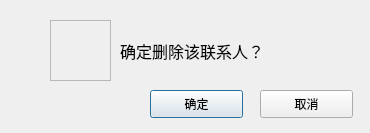
<?xml version="1.0" encoding="UTF-8"?>
<ui version="4.0">
 <class>Deletedlg</class>
 <widget class="QDialog" name="Deletedlg">
  <property name="geometry">
   <rect>
    <x>0</x>
    <y>0</y>
    <width>370</width>
    <height>133</height>
   </rect>
  </property>
  <property name="windowTitle">
   <string>删除联系人</string>
  </property>
  <property name="windowIcon">
   <iconset resource="resource.qrc">
    <normaloff>:/image/Resources/Images/131Y015163P-15291.png</normaloff>:/image/Resources/Images/131Y015163P-15291.png</iconset>
  </property>
  <widget class="QPushButton" name="dapply">
   <property name="geometry">
    <rect>
     <x>150</x>
     <y>90</y>
     <width>93</width>
     <height>28</height>
    </rect>
   </property>
   <property name="text">
    <string>确定</string>
   </property>
  </widget>
  <widget class="QPushButton" name="cancel">
   <property name="geometry">
    <rect>
     <x>260</x>
     <y>90</y>
     <width>93</width>
     <height>28</height>
    </rect>
   </property>
   <property name="text">
    <string>取消</string>
   </property>
  </widget>
  <widget class="QLabel" name="label">
   <property name="geometry">
    <rect>
     <x>120</x>
     <y>30</y>
     <width>181</width>
     <height>41</height>
    </rect>
   </property>
   <property name="font">
    <font>
     <family>微软雅黑</family>
     <pointsize>12</pointsize>
    </font>
   </property>
   <property name="text">
    <string>确定删除该联系人？</string>
   </property>
  </widget>
  <widget class="QFrame" name="frame">
   <property name="geometry">
    <rect>
     <x>50</x>
     <y>20</y>
     <width>61</width>
     <height>61</height>
    </rect>
   </property>
   <property name="styleSheet">
    <string notr="true">border-image: url(:/image/Resources/Images/131Y015163P-15291.png);</string>
   </property>
   <property name="frameShape">
    <enum>QFrame::StyledPanel</enum>
   </property>
   <property name="frameShadow">
    <enum>QFrame::Raised</enum>
   </property>
  </widget>
 </widget>
 <resources>
  <include location="resource.qrc"/>
 </resources>
 <connections>
  <connection>
   <sender>cancel</sender>
   <signal>clicked()</signal>
   <receiver>Deletedlg</receiver>
   <slot>close()</slot>
   <hints>
    <hint type="sourcelabel">
     <x>336</x>
     <y>133</y>
    </hint>
    <hint type="destinationlabel">
     <x>199</x>
     <y>79</y>
    </hint>
   </hints>
  </connection>
 </connections>
</ui>
